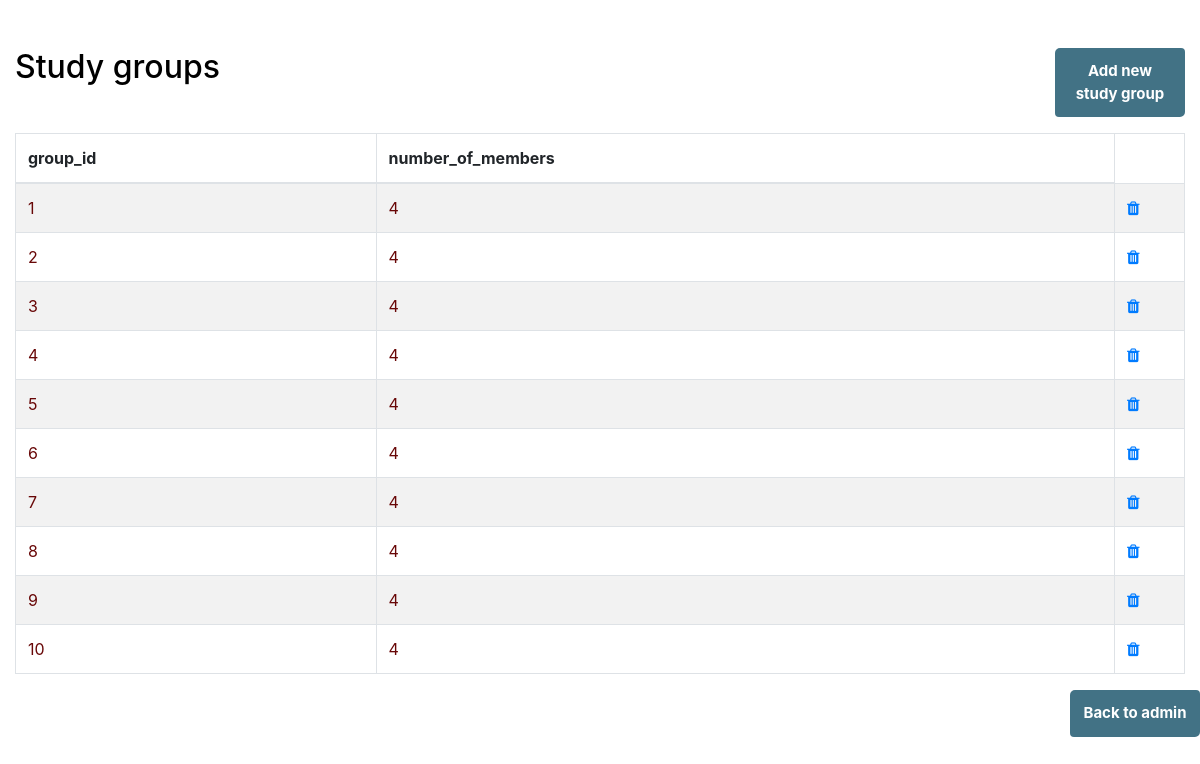
/viewstudygroups.php, run on the app's committed database.
### tables this page shows
CREATE TABLE `study_group` (
  `group_id` int(11) NOT NULL,
  `number_of_members` int(11) NOT NULL
);

### viewstudygroups.php (the view, shortened to what this page needs)
<!DOCTYPE html>
<html lang="en">
<head>
    <link rel="stylesheet" href="https://stackpath.bootstrapcdn.com/bootstrap/4.5.2/css/bootstrap.min.css">
    <link rel="stylesheet" href="https://maxcdn.bootstrapcdn.com/font-awesome/4.7.0/css/font-awesome.min.css">
</head>
<body>
    <div class="wrapper">
        <div class="container-fluid">
            <div class="row">
                <div class="col-md-12">
                    <div class="mt-5 mb-3 clearfix">
                        <h2 class="pull-left" style= "color: black;">Study groups</h2>
  <form class=" pull-right" action="createstudygroup.php" method="post">
    <button  class="btn btn-outline-success my-2 my-sm-0" type="submit" style= "padding: 12px;  background: #427285;
border-top-left-radius: 5px;
    border-bottom-right-radius: 5px;
    width: 130px;
    border: none;
    margin: 6px 0 50px 0px;
    cursor: pointer;
    color: #fff;
    font-weight: 700;
    font-size: 15px;" >Add new study group</button>
  </form>
                    </div>
                    <?php
                    require_once 'dbconn.php';
                    $sql = 'SELECT * FROM study_group';
                    if ($result = mysqli_query($link, $sql)) {
                        if (mysqli_num_rows($result) > 0) {
                            echo '<table class="table table-bordered table-striped">';
                            echo '<thead>';
                            echo '<tr>';
                            echo '<th>group_id</th>';
                            echo '<th>number_of_members</th>';
                            echo '</tr>';
                            echo '</thead>';
                            echo '<tbody>';
                            while ($row = mysqli_fetch_array($result)) {
                                echo '<tr>';
                                echo '<td>' . $row['group_id'] . '</td>';
                                echo '<td>' . $row['number_of_members'] . '</td>';
                                echo '<td>';
                                echo '<a href="deletestudygroup.php?_id=' .
                                    $row['group_id'] .
                                    '" title="Delete Record" data-toggle="tooltip"><span class="fa fa-trash"></span></a>';
                                echo '</td>';
                                echo '</tr>';
                            }
                            echo '</tbody>';
                            echo '</table>';
                        } else {
                            echo '<div class="alert alert-danger"><em>No records were found.</em></div>';
                        }
                    } else {
                        echo 'Oops! Something went wrong. Please try again later.';
                    }
                    ?>
                </div>
            </div>
        </div>
    </div>
    <form class=" pull-right" action="Admindashboard.php" method="post">
    <button  class="btn btn-outline-success my-2 my-sm-0" type="submit" style= "padding: 12px;  background: #427285;
        border-top-left-radius: 5px;
            border-bottom-right-radius: 5px;
            width: 130px;
            border: none;
            margin: 6px 0 50px 0px;
            cursor: pointer;
            color: #fff;
            font-weight: 700;
             font-size: 15px;" >Back to admin</button>
 </form>
</body>
</html>

### viewstudygroups.php (style rules this page uses)
.wrapper { color:rgb(104,7,7) }
table tr td { color:rgb(104,7,7) }
table tr td:last-child { width: 70px; }

### data on the page
study_group: group_id "1", number_of_members "4"
study_group: group_id "2", number_of_members "4"
study_group: group_id "3", number_of_members "4"
study_group: group_id "4", number_of_members "4"
study_group: group_id "5", number_of_members "4"
study_group: group_id "6", number_of_members "4"
study_group: group_id "7", number_of_members "4"
study_group: group_id "8", number_of_members "4"
study_group: group_id "9", number_of_members "4"
study_group: group_id "10", number_of_members "4"
